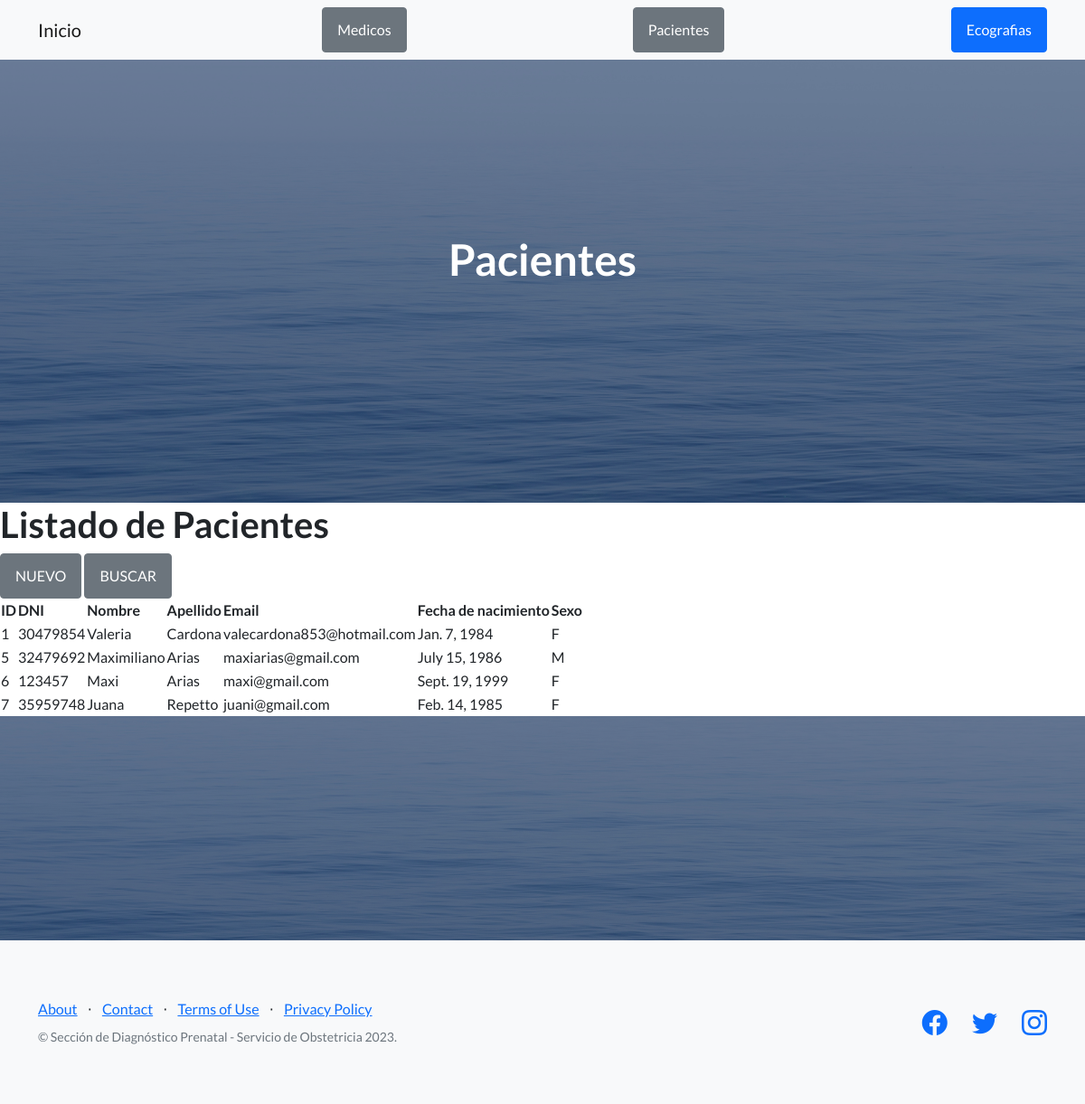
Screenshot of /AppEco/pacientes/ with the database file from the repository.
### AppEco/models.py (models this page shows, shortened)
class Paciente(models.Model):
    DNI= models.IntegerField(unique=True)
    nombre=models.CharField(max_length=40)
    apellido=models.CharField(max_length=40)
    mail=models.EmailField(unique=True)
    fecha_nacimiento=models.DateField()
    sexo=models.CharField(max_length=20)

### AppEco/views.py (the view)
# urls.py: path("pacientes/", pacientes, name="pacientes"),
def pacientes(request):
    if request.method == "POST":
        form = PacienteFormulario(request.POST)
        if form.is_valid():
            paciente=Paciente()
            paciente.DNI= form.cleaned_data ['DNI']
            paciente.nombre=form.cleaned_data ['nombre']
            paciente.apellido=form.cleaned_data ['apellido']
            paciente.mail=form.cleaned_data ['mail']
            paciente.fecha_nacimiento=form.cleaned_data ['fecha_nacimiento']
            paciente.sexo=form.cleaned_data ['sexo']
            paciente.save()
            form=PacienteFormulario()
    else:
        form=PacienteFormulario()
    pacientes=Paciente.objects.all()
    return render (request, 'AppEco/pacientes.html', {'pacientes': pacientes, 'form':form})

### AppEco/templates/AppEco/pacientes.html (shortened to what this page needs)
{% extends "AppEco/padre.html" %}
{% load static %}
{% block titulo %}
<h1 class="mb-5">Pacientes</h1>
{% endblock %}
{% block contenido_que_cambia %}
<h1> Listado de Pacientes</h1>
<form action="" method="post">
    <a class="btn btn-secondary" href="{% url 'pacienteFormulario' %}">NUEVO</a>
    <a class="btn btn-secondary" href="{% url 'busquedaPaciente' %}">BUSCAR</a>
</form>
<table>
    <thead>
        <tr>
            <th>ID</th>
            <th>DNI</th>
            <th>Nombre</th>
            <th>Apellido</th>
            <th>Email</th>
            <th>Fecha de nacimiento</th>
            <th>Sexo</th>
        </tr>
    </thead>
    <tbody>
        {% for paciente in pacientes %}
        <tr>
            <td>
                {{ paciente.id }}
            </td>
            <td>
                {{ paciente.DNI }}
            </td>
            <td>
                {{ paciente.nombre }}
            </td>
            <td>
                {{ paciente.apellido }}
            </td>
            <td>
                {{ paciente.mail }}
            </td>
            <td>
                {{ paciente.fecha_nacimiento }}
            </td>
            <td>
                {{ paciente.sexo }}
            </td>
        </tr>
        {% endfor %}
    </tbody>
</table>
{% endblock %}

### AppEco/templates/AppEco/padre.html (shortened to what this page needs)
<!DOCTYPE html>
<html lang="en">
    <head>
        {% load static %}
        <link href="https://cdn.jsdelivr.net/npm/bootstrap-icons@1.5.0/font/bootstrap-icons.css" rel="stylesheet" type="text/css" />
        <link href= "{% static 'AppEco/css/styles.css' %}" rel="stylesheet" />
    </head>
    <body>
        <nav class="navbar navbar-light bg-light static-top">
            <div class="container">
                <a class="navbar-brand" href="{% url 'inicioAppEco' %}">Inicio</a>
                <a class="btn btn-secondary" href="{% url 'medicos' %}">Medicos</a>
                <a class="btn btn-secondary" href="{% url 'pacientes' %}">Pacientes</a>
                <a class="btn btn-primary" href="{% url 'ecografias' %}">Ecografias</a>
            </div>
        </nav>
        <header class="masthead">
            <div class="container position-relative">
                <div class="row justify-content-center">
                    <div class="col-xl-6">
                        <div class="text-center text-white">
                            {% block titulo %}
                            {% endblock %}
                        </div>
                    </div>
                </div>
            </div>
        </header>
        {% block contenido_que_cambia %}
        {% endblock %}
        <section class="call-to-action text-white text-center" id="signup">
            <div class="container position-relative">
                <div class="row justify-content-center">
                    <div class="col-xl-6">
                    </div>
                </div>
            </div>
        </section>
        <footer class="footer bg-light">
            <div class="container">
                <div class="row">
                    <div class="col-lg-6 h-100 text-center text-lg-start my-auto">
                        <ul class="list-inline mb-2">
                            <li class="list-inline-item"><a href="#!">About</a></li>
                            <li class="list-inline-item">⋅</li>
                            <li class="list-inline-item"><a href="#!">Contact</a></li>
                            <li class="list-inline-item">⋅</li>
                            <li class="list-inline-item"><a href="#!">Terms of Use</a></li>
                            <li class="list-inline-item">⋅</li>
                            <li class="list-inline-item"><a href="#!">Privacy Policy</a></li>
                        </ul>
                        <p class="text-muted small mb-4 mb-lg-0">&copy; Sección de Diagnóstico Prenatal - Servicio de Obstetricia 2023.</p>
                    </div>
                    <div class="col-lg-6 h-100 text-center text-lg-end my-auto">
                        <ul class="list-inline mb-0">
                            <li class="list-inline-item me-4">
                                <a href="#!"><i class="bi-facebook fs-3"></i></a>
                            </li>
                            <li class="list-inline-item me-4">
                                <a href="#!"><i class="bi-twitter fs-3"></i></a>
                            </li>
                            <li class="list-inline-item">
                                <a href="#!"><i class="bi-instagram fs-3"></i></a>
                            </li>
                        </ul>
                    </div>
                </div>
            </div>
        </footer>
    </body>
</html>

### rows the page displays
Paciente: id "1", DNI "30479854", nombre "Valeria", apellido "Cardona", mail "valecardona853@hotmail.com", fecha_nacimiento "Jan. 7, 1984", sexo "F"
Paciente: id "5", DNI "32479692", nombre "Maximiliano", apellido "Arias", mail "maxiarias@gmail.com", fecha_nacimiento "July 15, 1986", sexo "M"
Paciente: id "6", DNI "123457", nombre "Maxi", apellido "Arias", mail "maxi@gmail.com", fecha_nacimiento "Sept. 19, 1999", sexo "F"
Paciente: id "7", DNI "35959748", nombre "Juana", apellido "Repetto", mail "juani@gmail.com", fecha_nacimiento "Feb. 14, 1985", sexo "F"
